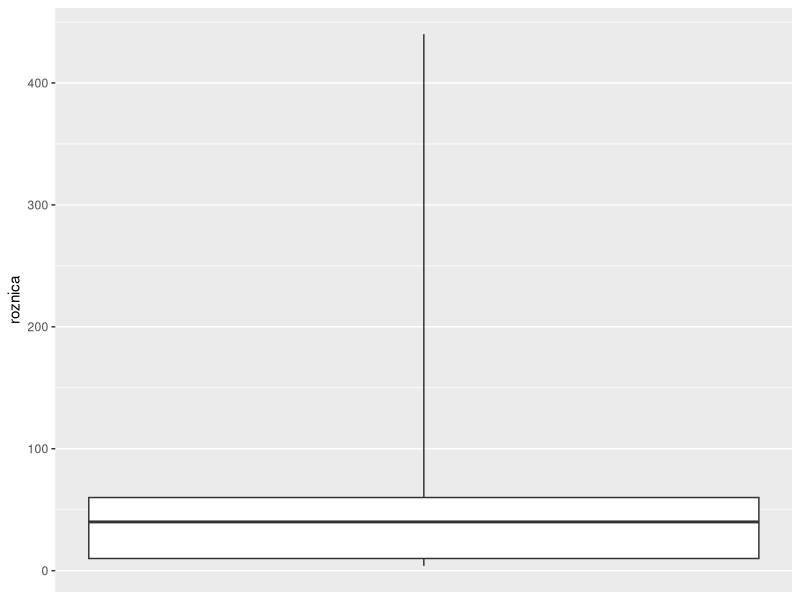
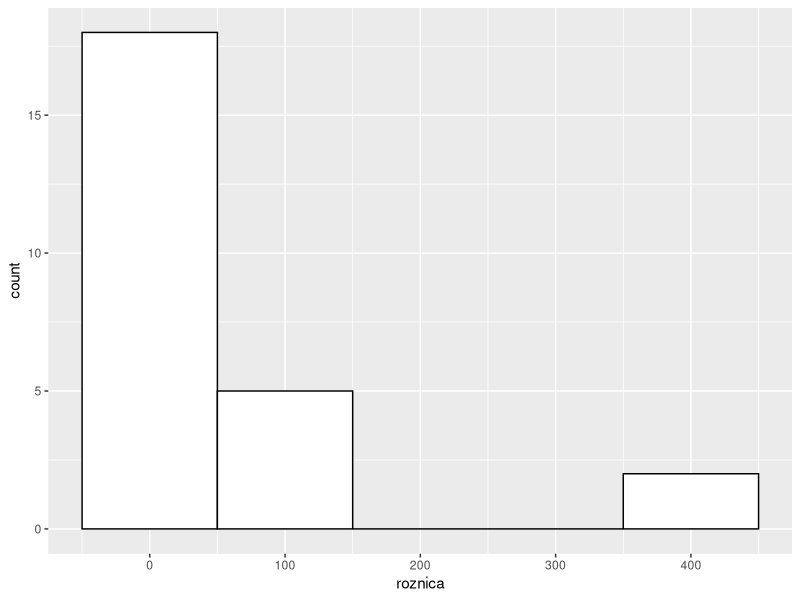
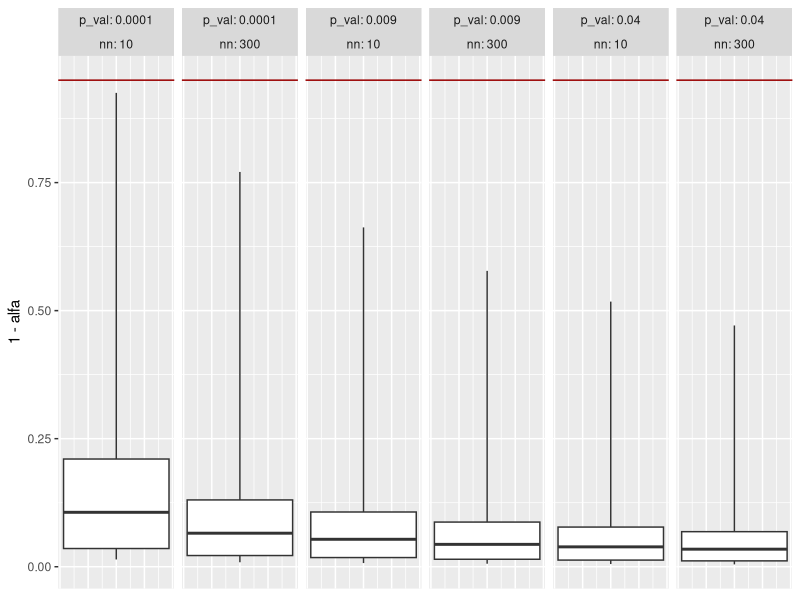
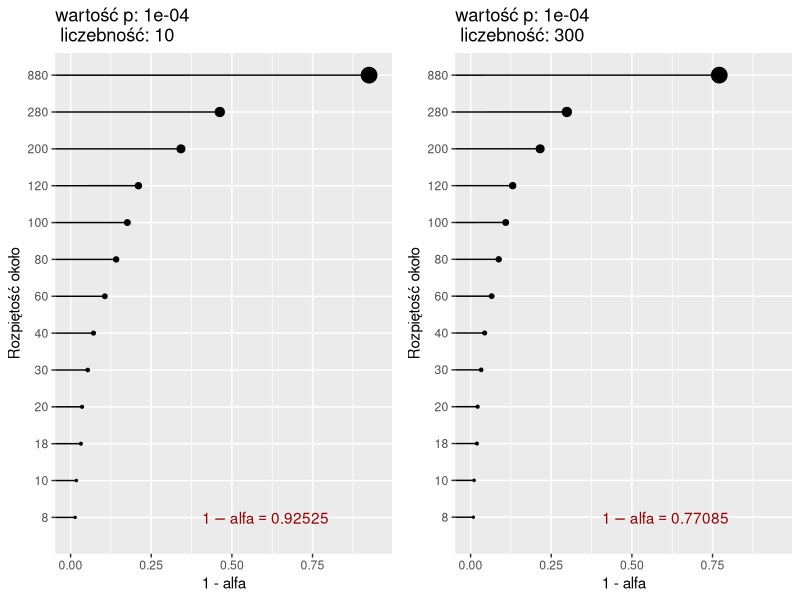
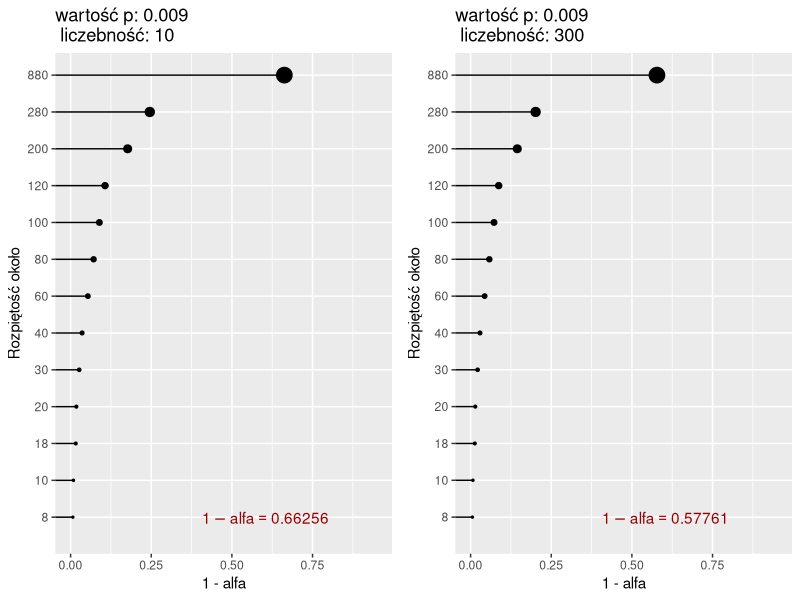
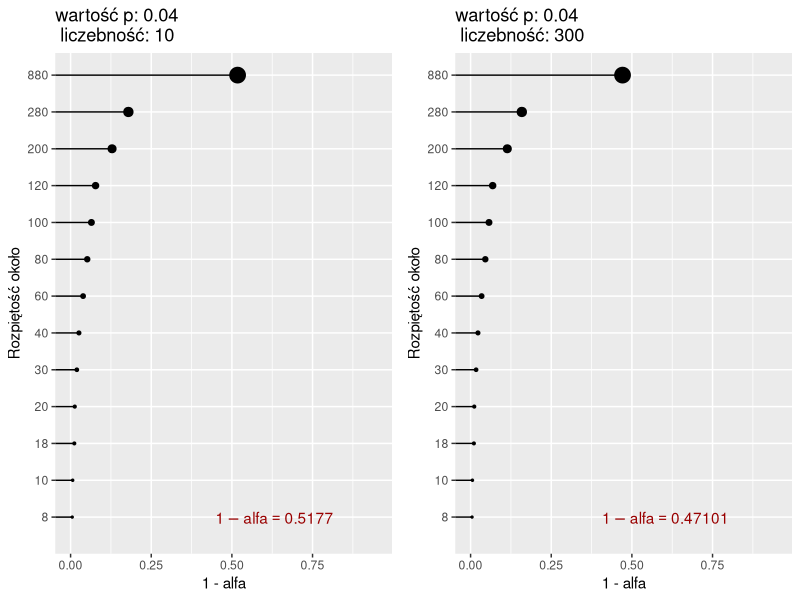

These charts were generated, in order, by the following R code:
## ---- chunk 1
knitr::opts_chunk$set(echo = TRUE)
## ---- chunk 2
library(dplyr)
library(ggplot2)
library(purrr) # map()
library(tidyr) # unnest()
## ---- chunk 3
ankietowe <- read.csv("ankieta_google.csv")
head(ankietowe)
## ---- chunk 4
ankietowe$time <- NULL
## ---- chunk 5
ankietowane_poprawne <- ankietowe %>%
  mutate(rownosc = (gorna - dolna)/2 + dolna) %>%
  filter(rownosc == 1440) %>%
  mutate(roznica = (gorna - dolna)/2) %>%
  dplyr::select(roznica) %>%
  arrange(desc(roznica))
## ---- chunk 6
ggplot(ankietowane_poprawne, aes(x = 1, y = roznica)) + geom_boxplot(coef = Inf) +
  scale_x_continuous(breaks=NULL) +
  theme(axis.title.x = element_blank())
## ---- chunk 7
ggplot(ankietowane_poprawne, aes(roznica)) + geom_histogram(binwidth  = 100,
                                                            fill="white",
                                                            colour="black") 
## ---- chunk 8
ankietowane_poprawne %>%
  count(roznica) %>%
  arrange(desc(n)) %>%
  `[[`(1,1)
## ---- chunk 9
ankietowane_unikalne <- ankietowane_poprawne %>% distinct(roznica)
## ---- chunk 10
odpowiedz = function(r = 1440, pol = 5, n, p){
  #roznica - różnica w płacach
  #pol - połowa roznicy wynikajacej z (gorny - dolny)
  #n - liczebność
  #p - p-value
  
  t0 = qt(1 - p/2, n - 1)
  odchylenie =  r * sqrt(n) / t0
  alfa = 2 * (1 - pt(pol * sqrt(n) / odchylenie, n - 1))
  return (round((1 - alfa), digits = 5))
}
## ---- chunk 11
ramka_ufnosc <- function(roznica){
  ramka <- data.frame(nn = c(rep(10,3), rep(300, 3)), 
                      p_val = rep(c(0.04, 0.009, 0.0001)),
                      conf = NA, D = roznica)
  ramka$conf <- odpowiedz(pol = ramka$D, n = ramka$nn, p = ramka$p_val)
  ramka
}
## ---- chunk 12
nested_ankietowane <- ankietowane_unikalne %>%
  mutate(przedzialy = map(roznica, ramka_ufnosc))
## ---- chunk 13
nested_ankietowane$przedzialy[[5]]
## ---- chunk 14
unnested_przedzialy <- unnest(nested_ankietowane, przedzialy)
head(unnested_przedzialy, 8)
## ---- chunk 15
options(scipen=999) #wyłącza notację naukową
ggplot(unnested_przedzialy, aes(x = 1, y = conf)) + geom_boxplot(coef = Inf) + 
  labs(y = "1 - alfa") +
  geom_hline(aes(yintercept=0.95), colour="#990000") +
  theme(axis.title.x=element_blank(),
        axis.text.x=element_blank(),
        axis.ticks.x=element_blank()) +
  facet_grid(~ p_val + nn, labeller = label_context) 
options(scipen=0) #włącza notację naukową 

## ---- chunk 16
wartosci <- expand.grid(nn = c(10, 300), p_val = c(0.0001, 0.009, 0.04))

for (i in 1:nrow(wartosci)){
  wybrane_wartosci <- wartosci[i, ]

filtrowane <- unnested_przedzialy %>%
  filter(p_val == wybrane_wartosci[["p_val"]],
                               nn == wybrane_wartosci[["nn"]]) %>%
  mutate(D = 2*D, D_factor = as.factor(D))

eqn <- as.character(as.expression(
  substitute(1 - alfa == a, list(a = format(max(filtrowane$conf))))))

plot <- ggplot(filtrowane, aes(y=D_factor, x=conf, size = D)) + 
  geom_point(stat = "identity") +
  scale_size_area(max_size=5) +
  scale_x_continuous(limits = c(0, 0.95)) +
  geom_segment(aes(yend = conf), xend = -10000, size = 0.5) + 
  labs(x = "1 - alfa", y = "Rozpiętość około") + theme(legend.position="none") + 
  annotate("text", label=eqn, parse=TRUE, 
           x=Inf, y=-Inf, vjust = -2.5, hjust = 1.5, color = "#990000") + 
  ggtitle(paste("wartość p:", wybrane_wartosci[["p_val"]], "\n", "liczebność:", 
                wybrane_wartosci[["nn"]])) 

assign(paste("p", i, sep = ""), plot)
}
## ---- chunk 17
gridExtra::grid.arrange(p1, p2, ncol = 2)
## ---- chunk 18
gridExtra::grid.arrange(p3, p4, ncol = 2)
## ---- chunk 19
gridExtra::grid.arrange(p5, p6, ncol = 2)
